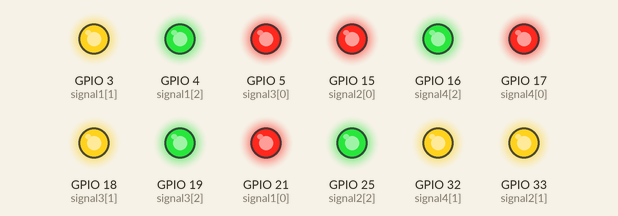
Simulated run of this sketch. Board: ESP32. On the bench: output pins drawn as LEDs (lit = HIGH).

Above: at 0.1 s.
Timing chart, 0 to 1.6 s (numbered marks = the images above):
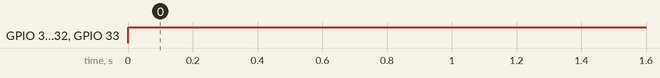

Measured:
- by itself, GPIO 3 (signal1[1]), GPIO 4 (signal1[2]), GPIO 5 (signal3[0]), GPIO 15 (signal2[0]), GPIO 16 (signal4[2]), GPIO 17 (signal4[0]), GPIO 18 (signal3[1]), GPIO 19 (signal3[2]), GPIO 25 (signal2[2]), GPIO 32 (signal4[1]), GPIO 33 (signal2[1]): LOW → HIGH at 0.00 s

The sketch:

test_led.ino
```cpp
int signal1[] = { 21, 03, 04 };
int signal2[] = { 15, 33, 25 };
int signal3[] = { 05, 18, 19 };
int signal4[] = { 17, 32, 16 };

void setup() {
  for (int i = 0; i < 3; i++) {
    pinMode(signal1[i], OUTPUT);
    pinMode(signal2[i], OUTPUT);
    pinMode(signal3[i], OUTPUT);
    pinMode(signal4[i], OUTPUT);
  }
}

void loop() {
  /*digitalWrite(signal1[0], HIGH);
  delay(500);
  digitalWrite(signal2[0], HIGH);
  delay(500);
  digitalWrite(signal3[0], HIGH);
  delay(500);
  digitalWrite(signal4[0], HIGH);
  delay(500);

  digitalWrite(signal1[0], LOW);
  delay(500);
  digitalWrite(signal2[0], LOW);
  delay(500);
  digitalWrite(signal3[0], LOW);
  delay(500);
  digitalWrite(signal4[0], LOW);
  delay(500);

  digitalWrite(signal1[1], HIGH);
  delay(500);
  digitalWrite(signal2[1], HIGH);
  delay(500);
  digitalWrite(signal3[1], HIGH);
  delay(500);
  digitalWrite(signal4[1], HIGH);
  delay(500);

  digitalWrite(signal1[1], LOW);
  delay(500);
  digitalWrite(signal2[1], LOW);
  delay(500);
  digitalWrite(signal3[1], LOW);
  delay(500);
  digitalWrite(signal4[1], LOW);
  delay(500);

  digitalWrite(signal1[2], HIGH);
  delay(500);
  digitalWrite(signal2[2], HIGH);
  delay(500);
  digitalWrite(signal3[2], HIGH);
  delay(500);
  digitalWrite(signal4[2], HIGH);
  delay(500);

  digitalWrite(signal1[2], LOW);
  delay(500);
  digitalWrite(signal2[2], LOW);
  delay(500);
  digitalWrite(signal3[2], LOW);
  delay(500);
  digitalWrite(signal4[2], LOW);
  delay(500);
  */

  /*  digitalWrite(signal4[0], HIGH);
  delay(500);
  digitalWrite(signal4[1], HIGH);
  delay(500);
  digitalWrite(signal4[2], HIGH);
  delay(500);

  digitalWrite(signal4[0], LOW);
  delay(500);
  digitalWrite(signal4[1], LOW);
  delay(500);
  digitalWrite(signal4[2], LOW);
  delay(500);*/

  for (int i = 0; i < 3; i++) {
    digitalWrite(signal1[i], HIGH);
    digitalWrite(signal2[i], HIGH);
    digitalWrite(signal3[i], HIGH);
    digitalWrite(signal4[i], HIGH);
  }
}
```
